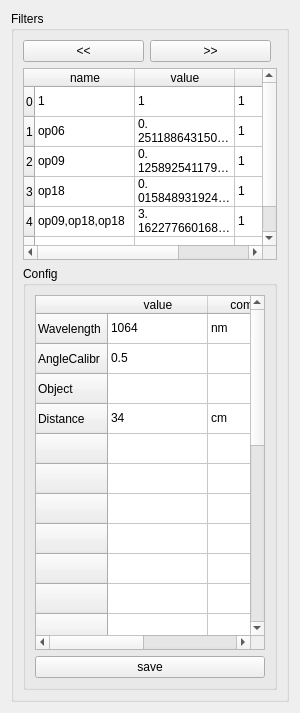
      <widget class="QWidget" name="page_2">
       <property name="geometry">
        <rect>
         <x>0</x>
         <y>0</y>
         <width>300</width>
         <height>713</height>
        </rect>
       </property>
       <property name="maximumSize">
        <size>
         <width>300</width>
         <height>16777215</height>
        </size>
       </property>
       <attribute name="label">
        <string>FILTERS</string>
       </attribute>
       <layout class="QVBoxLayout" name="verticalLayout_2">
        <item>
         <widget class="QGroupBox" name="groupBox_4">
          <property name="title">
           <string>Filters</string>
          </property>
          <layout class="QGridLayout" name="gridLayout_8">
           <item row="0" column="0" rowspan="2" colspan="2">
            <layout class="QGridLayout" name="gridLayout_7">
             <item row="1" column="0" colspan="3">
              <widget class="QTableWidget" name="filtersTab">
               <property name="sizePolicy">
                <sizepolicy hsizetype="Expanding" vsizetype="Expanding">
                 <horstretch>0</horstretch>
                 <verstretch>0</verstretch>
                </sizepolicy>
               </property>
               <property name="rowCount">
                <number>6</number>
               </property>
               <property name="columnCount">
                <number>3</number>
               </property>
               <row>
                <property name="text">
                 <string>0</string>
                </property>
               </row>
               <row>
                <property name="text">
                 <string>1</string>
                </property>
               </row>
               <row>
                <property name="text">
                 <string>2</string>
                </property>
               </row>
               <row>
                <property name="text">
                 <string>3</string>
                </property>
               </row>
               <row>
                <property name="text">
                 <string>4</string>
                </property>
               </row>
               <row>
                <property name="text">
                 <string>5</string>
                </property>
               </row>
               <column>
                <property name="text">
                 <string>name</string>
                </property>
               </column>
               <column>
                <property name="text">
                 <string>value</string>
                </property>
               </column>
               <column>
                <property name="text">
                 <string>range</string>
                </property>
               </column>
               <item row="0" column="0">
                <property name="text">
                 <string>1</string>
                </property>
               </item>
               <item row="0" column="1">
                <property name="text">
                 <string>1</string>
                </property>
               </item>
               <item row="0" column="2">
                <property name="text">
                 <string>1</string>
                </property>
               </item>
               <item row="1" column="0">
                <property name="text">
                 <string>op06</string>
                </property>
               </item>
               <item row="1" column="1">
                <property name="text">
                 <string>0.251188643150958</string>
                </property>
               </item>
               <item row="1" column="2">
                <property name="text">
                 <string>1</string>
                </property>
               </item>
               <item row="2" column="0">
                <property name="text">
                 <string>op09</string>
                </property>
               </item>
               <item row="2" column="1">
                <property name="text">
                 <string>0.12589254117941673
</string>
                </property>
               </item>
               <item row="2" column="2">
                <property name="text">
                 <string>1</string>
                </property>
               </item>
               <item row="3" column="0">
                <property name="text">
                 <string>op18</string>
                </property>
               </item>
               <item row="3" column="1">
                <property name="text">
                 <string>0.015848931924611134</string>
                </property>
               </item>
               <item row="3" column="2">
                <property name="text">
                 <string>1</string>
                </property>
               </item>
               <item row="4" column="0">
                <property name="text">
                 <string>op09,op18,op18</string>
                </property>
               </item>
               <item row="4" column="1">
                <property name="text">
                 <string>3.1622776601683795e-05</string>
                </property>
               </item>
               <item row="4" column="2">
                <property name="text">
                 <string>1</string>
                </property>
               </item>
               <item row="5" column="0">
                <property name="text">
                 <string>0</string>
                </property>
               </item>
               <item row="5" column="1">
                <property name="text">
                 <string>1e-22</string>
                </property>
               </item>
               <item row="5" column="2">
                <property name="text">
                 <string>1</string>
                </property>
               </item>
              </widget>
             </item>
             <item row="0" column="0">
              <widget class="QPushButton" name="prevFilter">
               <property name="sizePolicy">
                <sizepolicy hsizetype="Expanding" vsizetype="Minimum">
                 <horstretch>0</horstretch>
                 <verstretch>0</verstretch>
                </sizepolicy>
               </property>
               <property name="maximumSize">
                <size>
                 <width>16777215</width>
                 <height>16777215</height>
                </size>
               </property>
               <property name="text">
                <string>&lt;&lt;</string>
               </property>
              </widget>
             </item>
             <item row="0" column="1">
              <widget class="QPushButton" name="nextFilter">
               <property name="sizePolicy">
                <sizepolicy hsizetype="Expanding" vsizetype="Minimum">
                 <horstretch>0</horstretch>
                 <verstretch>0</verstretch>
                </sizepolicy>
               </property>
               <property name="maximumSize">
                <size>
                 <width>16777215</width>
                 <height>16777215</height>
                </size>
               </property>
               <property name="text">
                <string>&gt;&gt;</string>
               </property>
              </widget>
             </item>
            </layout>
           </item>
           <item row="2" column="0" colspan="2">
            <widget class="QGroupBox" name="groupBox">
             <property name="title">
              <string>Config</string>
             </property>
             <layout class="QVBoxLayout" name="verticalLayout_3">
              <item>
               <widget class="QTableWidget" name="globalConfig">
                <row>
                 <property name="text">
                  <string>Wavelength</string>
                 </property>
                </row>
                <row>
                 <property name="text">
                  <string>AngleCalibr</string>
                 </property>
                </row>
                <row>
                 <property name="text">
                  <string>Object</string>
                 </property>
                </row>
                <row>
                 <property name="text">
                  <string>Distance</string>
                 </property>
                </row>
                <row>
                 <property name="text">
                  <string/>
                 </property>
                </row>
                <row>
                 <property name="text">
                  <string/>
                 </property>
                </row>
                <row>
                 <property name="text">
                  <string/>
                 </property>
                </row>
                <row>
                 <property name="text">
                  <string/>
                 </property>
                </row>
                <row>
                 <property name="text">
                  <string/>
                 </property>
                </row>
                <row>
                 <property name="text">
                  <string/>
                 </property>
                </row>
                <row>
                 <property name="text">
                  <string/>
                 </property>
                </row>
                <row>
                 <property name="text">
                  <string/>
                 </property>
                </row>
                <row>
                 <property name="text">
                  <string/>
                 </property>
                </row>
                <row>
                 <property name="text">
                  <string/>
                 </property>
                </row>
                <row>
                 <property name="text">
                  <string/>
                 </property>
                </row>
                <row>
                 <property name="text">
                  <string/>
                 </property>
                </row>
                <row>
                 <property name="text">
                  <string/>
                 </property>
                </row>
                <row>
                 <property name="text">
                  <string/>
                 </property>
                </row>
                <row>
                 <property name="text">
                  <string/>
                 </property>
                </row>
                <row>
                 <property name="text">
                  <string/>
                 </property>
                </row>
                <row>
                 <property name="text">
                  <string/>
                 </property>
                </row>
                <row>
                 <property name="text">
                  <string/>
                 </property>
                </row>
                <row>
                 <property name="text">
                  <string/>
                 </property>
                </row>
                <column>
                 <property name="text">
                  <string>value</string>
                 </property>
                </column>
                <column>
                 <property name="text">
                  <string>comments</string>
                 </property>
                </column>
                <item row="0" column="0">
                 <property name="text">
                  <string>1064</string>
                 </property>
                </item>
                <item row="0" column="1">
                 <property name="text">
                  <string>nm</string>
                 </property>
                </item>
                <item row="1" column="0">
                 <property name="text">
                  <string>0.5</string>
                 </property>
                </item>
                <item row="3" column="0">
                 <property name="text">
                  <string>34</string>
                 </property>
                </item>
                <item row="3" column="1">
                 <property name="text">
                  <string>cm</string>
                 </property>
                </item>
               </widget>
              </item>
              <item>
               <widget class="QPushButton" name="saveConfig">
                <property name="text">
                 <string>save</string>
                </property>
               </widget>
              </item>
             </layout>
            </widget>
           </item>
          </layout>
         </widget>
        </item>
       </layout>
      </widget>
